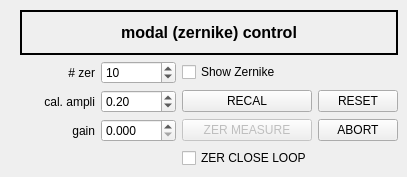
    <widget class="QWidget" name="tab_5">
     <property name="toolTip">
      <string>&lt;html&gt;&lt;head/&gt;&lt;body&gt;&lt;p&gt;zernike&lt;/p&gt;&lt;p&gt;&lt;br/&gt;&lt;/p&gt;&lt;/body&gt;&lt;/html&gt;</string>
     </property>
     <attribute name="title">
      <string>Zernike</string>
     </attribute>
     <widget class="QWidget" name="verticalLayoutWidget_4">
      <property name="geometry">
       <rect>
        <x>20</x>
        <y>10</y>
        <width>378</width>
        <height>158</height>
       </rect>
      </property>
      <layout class="QVBoxLayout" name="vl_zz">
       <item>
        <widget class="QLabel" name="prop_title_6">
         <property name="font">
          <font>
           <pointsize>12</pointsize>
           <weight>75</weight>
           <bold>true</bold>
          </font>
         </property>
         <property name="frameShape">
          <enum>QFrame::Box</enum>
         </property>
         <property name="lineWidth">
          <number>2</number>
         </property>
         <property name="text">
          <string>modal (zernike) control</string>
         </property>
         <property name="alignment">
          <set>Qt::AlignCenter</set>
         </property>
        </widget>
       </item>
       <item>
        <layout class="QGridLayout" name="gl_zz">
         <item row="2" column="0">
          <widget class="QLabel" name="label_15">
           <property name="text">
            <string>gain</string>
           </property>
           <property name="alignment">
            <set>Qt::AlignRight|Qt::AlignTrailing|Qt::AlignVCenter</set>
           </property>
          </widget>
         </item>
         <item row="0" column="0">
          <widget class="QLabel" name="label_14">
           <property name="text">
            <string># zer</string>
           </property>
           <property name="alignment">
            <set>Qt::AlignRight|Qt::AlignTrailing|Qt::AlignVCenter</set>
           </property>
          </widget>
         </item>
         <item row="0" column="1">
          <widget class="QSpinBox" name="dspB_zer_nz">
           <property name="minimum">
            <number>1</number>
           </property>
           <property name="maximum">
            <number>20</number>
           </property>
           <property name="value">
            <number>10</number>
           </property>
          </widget>
         </item>
         <item row="2" column="1">
          <widget class="QDoubleSpinBox" name="dspB_zer_gain">
           <property name="decimals">
            <number>3</number>
           </property>
           <property name="maximum">
            <double>100.000000000000000</double>
           </property>
           <property name="singleStep">
            <double>0.010000000000000</double>
           </property>
           <property name="value">
            <double>0.000000000000000</double>
           </property>
          </widget>
         </item>
         <item row="1" column="1">
          <widget class="QDoubleSpinBox" name="dspB_zer_a0">
           <property name="decimals">
            <number>2</number>
           </property>
           <property name="minimum">
            <double>0.000000000000000</double>
           </property>
           <property name="maximum">
            <double>1.000000000000000</double>
           </property>
           <property name="singleStep">
            <double>0.010000000000000</double>
           </property>
           <property name="value">
            <double>0.200000000000000</double>
           </property>
          </widget>
         </item>
         <item row="1" column="0">
          <widget class="QLabel" name="label_13">
           <property name="text">
            <string>cal. ampli</string>
           </property>
           <property name="alignment">
            <set>Qt::AlignRight|Qt::AlignTrailing|Qt::AlignVCenter</set>
           </property>
          </widget>
         </item>
         <item row="2" column="3">
          <widget class="QPushButton" name="pB_zer_abort">
           <property name="text">
            <string>ABORT</string>
           </property>
          </widget>
         </item>
         <item row="1" column="2">
          <widget class="QPushButton" name="pB_zer_recal">
           <property name="enabled">
            <bool>true</bool>
           </property>
           <property name="text">
            <string>RECAL</string>
           </property>
          </widget>
         </item>
         <item row="2" column="2">
          <widget class="QPushButton" name="pB_zer_measure">
           <property name="enabled">
            <bool>false</bool>
           </property>
           <property name="text">
            <string>ZER MEASURE</string>
           </property>
          </widget>
         </item>
         <item row="0" column="2">
          <widget class="QCheckBox" name="chB_ShowZerWindow">
           <property name="text">
            <string>Show Zernike</string>
           </property>
          </widget>
         </item>
         <item row="1" column="3">
          <widget class="QPushButton" name="pB_zer_reset">
           <property name="text">
            <string>RESET</string>
           </property>
          </widget>
         </item>
         <item row="3" column="2">
          <widget class="QCheckBox" name="chB_zer_cloop">
           <property name="text">
            <string>ZER CLOSE LOOP</string>
           </property>
          </widget>
         </item>
        </layout>
       </item>
      </layout>
     </widget>
    </widget>
